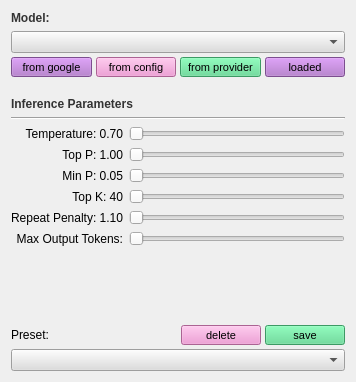
     <widget class="QWidget" name="tab_9">
      <attribute name="title">
       <string>Models</string>
      </attribute>
      <layout class="QGridLayout" name="gridLayout_12">
       <item row="0" column="0">
        <widget class="QLabel" name="label_model">
         <property name="font">
          <font>
           <weight>75</weight>
           <bold>true</bold>
          </font>
         </property>
         <property name="styleSheet">
          <string notr="true">color: rgb(51, 51, 51);</string>
         </property>
         <property name="text">
          <string>Model:</string>
         </property>
        </widget>
       </item>
       <item row="3" column="0">
        <widget class="Line" name="line_9">
         <property name="orientation">
          <enum>Qt::Horizontal</enum>
         </property>
        </widget>
       </item>
       <item row="6" column="0">
        <layout class="QVBoxLayout" name="verticalLayout_29">
         <property name="spacing">
          <number>4</number>
         </property>
         <item>
          <layout class="QHBoxLayout" name="horizontalLayout_33">
           <item>
            <widget class="QLabel" name="label_14">
             <property name="sizePolicy">
              <sizepolicy hsizetype="Expanding" vsizetype="Preferred">
               <horstretch>0</horstretch>
               <verstretch>0</verstretch>
              </sizepolicy>
             </property>
             <property name="text">
              <string>Preset:</string>
             </property>
            </widget>
           </item>
           <item>
            <widget class="QPushButton" name="pushButtonInferrancePresetDelete">
             <property name="minimumSize">
              <size>
               <width>0</width>
               <height>20</height>
              </size>
             </property>
             <property name="maximumSize">
              <size>
               <width>16777215</width>
               <height>20</height>
              </size>
             </property>
             <property name="font">
              <font>
               <pointsize>8</pointsize>
              </font>
             </property>
             <property name="styleSheet">
              <string notr="true">background-color: #ef8bce; 
color: black;
</string>
             </property>
             <property name="text">
              <string>delete</string>
             </property>
            </widget>
           </item>
           <item>
            <widget class="QPushButton" name="pushButtonInferrancePresetSave">
             <property name="minimumSize">
              <size>
               <width>0</width>
               <height>20</height>
              </size>
             </property>
             <property name="maximumSize">
              <size>
               <width>16777215</width>
               <height>20</height>
              </size>
             </property>
             <property name="font">
              <font>
               <pointsize>8</pointsize>
              </font>
             </property>
             <property name="styleSheet">
              <string notr="true">background-color: #54d88c; 
color: black;
</string>
             </property>
             <property name="text">
              <string>save</string>
             </property>
            </widget>
           </item>
          </layout>
         </item>
         <item>
          <layout class="QHBoxLayout" name="horizontalLayout_34">
           <item>
            <widget class="QComboBox" name="comboBoxInferrancePreset">
             <property name="sizePolicy">
              <sizepolicy hsizetype="Expanding" vsizetype="Fixed">
               <horstretch>0</horstretch>
               <verstretch>0</verstretch>
              </sizepolicy>
             </property>
             <property name="styleSheet">
              <string notr="true">selection-background-color: #be8fd3;
background-color: rgb(221, 221, 221);
</string>
             </property>
            </widget>
           </item>
          </layout>
         </item>
        </layout>
       </item>
       <item row="2" column="0">
        <widget class="QLabel" name="label_gen_params">
         <property name="font">
          <font>
           <weight>75</weight>
           <bold>true</bold>
          </font>
         </property>
         <property name="styleSheet">
          <string notr="true">color: rgb(51, 51, 51);</string>
         </property>
         <property name="text">
          <string>
Inference Parameters</string>
         </property>
        </widget>
       </item>
       <item row="4" column="0">
        <layout class="QHBoxLayout" name="horizontalLayout_35">
         <item>
          <layout class="QVBoxLayout" name="verticalLayout_30">
           <item>
            <widget class="QLabel" name="temp_label_4">
             <property name="text">
              <string>Temperature: 0.70</string>
             </property>
             <property name="alignment">
              <set>Qt::AlignRight|Qt::AlignTrailing|Qt::AlignVCenter</set>
             </property>
            </widget>
           </item>
           <item>
            <widget class="QLabel" name="top_p_label_4">
             <property name="text">
              <string>Top P: 1.00</string>
             </property>
             <property name="alignment">
              <set>Qt::AlignRight|Qt::AlignTrailing|Qt::AlignVCenter</set>
             </property>
            </widget>
           </item>
           <item>
            <widget class="QLabel" name="min_p_label_4">
             <property name="text">
              <string>Min P: 0.05</string>
             </property>
             <property name="alignment">
              <set>Qt::AlignRight|Qt::AlignTrailing|Qt::AlignVCenter</set>
             </property>
            </widget>
           </item>
           <item>
            <widget class="QLabel" name="top_k_label_4">
             <property name="text">
              <string>Top K: 40</string>
             </property>
             <property name="alignment">
              <set>Qt::AlignRight|Qt::AlignTrailing|Qt::AlignVCenter</set>
             </property>
            </widget>
           </item>
           <item>
            <widget class="QLabel" name="repeat_penalty_label_4">
             <property name="text">
              <string>Repeat Penalty: 1.10</string>
             </property>
             <property name="alignment">
              <set>Qt::AlignRight|Qt::AlignTrailing|Qt::AlignVCenter</set>
             </property>
            </widget>
           </item>
           <item>
            <widget class="QLabel" name="max_output_label_4">
             <property name="text">
              <string>Max Output Tokens:</string>
             </property>
             <property name="alignment">
              <set>Qt::AlignRight|Qt::AlignTrailing|Qt::AlignVCenter</set>
             </property>
            </widget>
           </item>
          </layout>
         </item>
         <item>
          <layout class="QVBoxLayout" name="verticalLayout_31">
           <item>
            <widget class="QSlider" name="temp_slider">
             <property name="styleSheet">
              <string notr="true">selection-background-color: #54d88c;</string>
             </property>
             <property name="maximum">
              <number>200</number>
             </property>
             <property name="orientation">
              <enum>Qt::Horizontal</enum>
             </property>
            </widget>
           </item>
           <item>
            <widget class="QSlider" name="top_p_slider">
             <property name="styleSheet">
              <string notr="true">selection-background-color: #54d88c;</string>
             </property>
             <property name="maximum">
              <number>100</number>
             </property>
             <property name="orientation">
              <enum>Qt::Horizontal</enum>
             </property>
            </widget>
           </item>
           <item>
            <widget class="QSlider" name="min_p_slider">
             <property name="styleSheet">
              <string notr="true">selection-background-color: #54d88c;</string>
             </property>
             <property name="maximum">
              <number>100</number>
             </property>
             <property name="orientation">
              <enum>Qt::Horizontal</enum>
             </property>
            </widget>
           </item>
           <item>
            <widget class="QSlider" name="top_k_slider">
             <property name="styleSheet">
              <string notr="true">selection-background-color: #54d88c;</string>
             </property>
             <property name="minimum">
              <number>1</number>
             </property>
             <property name="maximum">
              <number>100</number>
             </property>
             <property name="orientation">
              <enum>Qt::Horizontal</enum>
             </property>
            </widget>
           </item>
           <item>
            <widget class="QSlider" name="repeat_penalty_slider">
             <property name="styleSheet">
              <string notr="true">selection-background-color: #54d88c;</string>
             </property>
             <property name="minimum">
              <number>100</number>
             </property>
             <property name="maximum">
              <number>200</number>
             </property>
             <property name="orientation">
              <enum>Qt::Horizontal</enum>
             </property>
            </widget>
           </item>
           <item>
            <widget class="QSlider" name="max_output_horizontalSlider">
             <property name="styleSheet">
              <string notr="true">selection-background-color: #54d88c;</string>
             </property>
             <property name="maximum">
              <number>30000</number>
             </property>
             <property name="orientation">
              <enum>Qt::Horizontal</enum>
             </property>
            </widget>
           </item>
          </layout>
         </item>
        </layout>
       </item>
       <item row="5" column="0">
        <spacer name="spacerItem">
         <property name="orientation">
          <enum>Qt::Vertical</enum>
         </property>
         <property name="sizeHint" stdset="0">
          <size>
           <width>334</width>
           <height>73</height>
          </size>
         </property>
        </spacer>
       </item>
       <item row="1" column="0">
        <layout class="QVBoxLayout" name="verticalLayout_32">
         <property name="spacing">
          <number>4</number>
         </property>
         <item>
          <widget class="QComboBox" name="model_combo">
           <property name="styleSheet">
            <string notr="true">selection-background-color: #be8fd3;
background-color: rgb(221, 221, 221);
</string>
           </property>
           <property name="editable">
            <bool>false</bool>
           </property>
           <property name="frame">
            <bool>true</bool>
           </property>
          </widget>
         </item>
         <item>
          <layout class="QHBoxLayout" name="horizontalLayout_36">
           <item>
            <widget class="QPushButton" name="pushButtonModelsGoogle">
             <property name="minimumSize">
              <size>
               <width>0</width>
               <height>20</height>
              </size>
             </property>
             <property name="maximumSize">
              <size>
               <width>16777215</width>
               <height>20</height>
              </size>
             </property>
             <property name="font">
              <font>
               <pointsize>8</pointsize>
              </font>
             </property>
             <property name="styleSheet">
              <string notr="true">background-color: #ad6dc8; 
color: black;</string>
             </property>
             <property name="text">
              <string>from google</string>
             </property>
            </widget>
           </item>
           <item>
            <widget class="QPushButton" name="pushButtonModelsConfig">
             <property name="minimumSize">
              <size>
               <width>0</width>
               <height>20</height>
              </size>
             </property>
             <property name="maximumSize">
              <size>
               <width>16777215</width>
               <height>20</height>
              </size>
             </property>
             <property name="font">
              <font>
               <pointsize>8</pointsize>
              </font>
             </property>
             <property name="styleSheet">
              <string notr="true">background-color: #ef8bce; 
color: black;
</string>
             </property>
             <property name="text">
              <string>from config</string>
             </property>
            </widget>
           </item>
           <item>
            <widget class="QPushButton" name="pushButtonModelsProvider">
             <property name="minimumSize">
              <size>
               <width>0</width>
               <height>20</height>
              </size>
             </property>
             <property name="maximumSize">
              <size>
               <width>16777215</width>
               <height>20</height>
              </size>
             </property>
             <property name="font">
              <font>
               <pointsize>8</pointsize>
              </font>
             </property>
             <property name="styleSheet">
              <string notr="true">background-color: #54d88c; 
color: black;
</string>
             </property>
             <property name="text">
              <string>from provider</string>
             </property>
            </widget>
           </item>
           <item>
            <widget class="QPushButton" name="pushButtonModelsLoaded">
             <property name="minimumSize">
              <size>
               <width>0</width>
               <height>20</height>
              </size>
             </property>
             <property name="maximumSize">
              <size>
               <width>16777215</width>
               <height>20</height>
              </size>
             </property>
             <property name="font">
              <font>
               <pointsize>8</pointsize>
              </font>
             </property>
             <property name="styleSheet">
              <string notr="true">background-color: #ad6dc8; 
color: black;</string>
             </property>
             <property name="text">
              <string>loaded</string>
             </property>
            </widget>
           </item>
          </layout>
         </item>
        </layout>
       </item>
      </layout>
     </widget>
